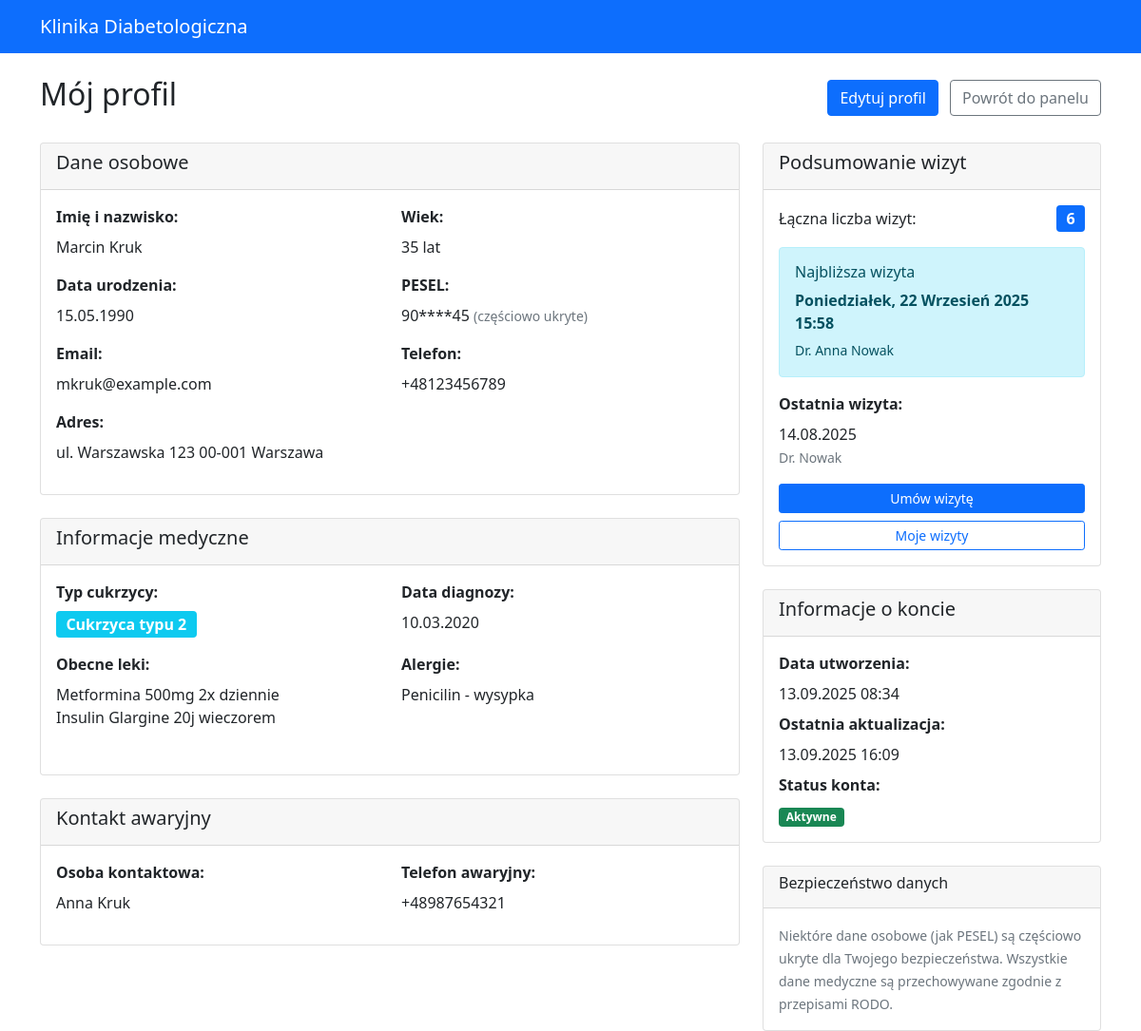
Page /patients/profile/ (signed in) on the committed database.
### authentication/models.py (models this page shows, shortened)
class User(AbstractUser):
    USER_TYPE_CHOICES = (
        ('patient', 'Pacjent'),
        ('doctor', 'Lekarz'),
    )
    user_type = models.CharField(
        max_length=10,
        choices=USER_TYPE_CHOICES,
        default='patient'
    )
    phone_number = models.CharField(max_length=15, blank=True)
    def is_patient(self):
        return self.user_type == 'patient'

### patients/models.py (models this page shows, shortened)
class Patient(models.Model):
    user = models.OneToOneField(settings.AUTH_USER_MODEL, on_delete=models.CASCADE, related_name='patient_profile')
    date_of_birth = models.DateField()
    pesel = models.CharField(max_length=11, unique=True)
    address = models.TextField()
    emergency_contact_name = models.CharField(max_length=100)
    emergency_contact_phone = models.CharField(max_length=15)
    diabetes_type = models.CharField(
        max_length=15,
        choices=[
            ('type1', 'Cukrzyca typu 1'),
            ('type2', 'Cukrzyca typu 2'),
            ('gestational', 'Cukrzyca ciążowa'),
        ]
    )
    diagnosis_date = models.DateField()
    current_medications = models.TextField(blank=True)
    allergies = models.TextField(blank=True)
    last_cancellation_time = models.DateTimeField(null=True, blank=True, help_text="Czas ostatniego anulowania wizyty")
    created_at = models.DateTimeField(auto_now_add=True)
    updated_at = models.DateTimeField(auto_now=True)
    def get_age(self):
        today = timezone.now().date()
        return today.year - self.date_of_birth.year - ((today.month, today.day) < (self.date_of_birth.month, self.date_of_birth.day))
    def get_last_appointment(self):
        return self.appointments.filter(status='completed').order_by('-appointment_date').first()
    def get_next_appointment(self):
        return self.appointments.filter(
            status='scheduled',
            appointment_date__gte=timezone.now()
        ).order_by('appointment_date').first()
    def get_total_appointments(self):
        return self.appointments.count()
    def get_masked_pesel(self):
        if len(self.pesel) >= 11:
            return f"{self.pesel[:2]}****{self.pesel[-2:]}"
        return "***"
    class Meta:
        verbose_name = "Pacjent"
        verbose_name_plural = "Pacjenci"

### appointments/models.py (models this page shows, shortened)
class Appointment(models.Model):
    STATUS_CHOICES = [
        ('scheduled', 'Zaplanowana'),
        ('completed', 'Zakończona'),
        ('cancelled', 'Anulowana'),
        ('no_show', 'Niestawiennictwo'),
    ]
    patient = models.ForeignKey(Patient, on_delete=models.CASCADE, related_name='appointments')
    doctor = models.ForeignKey(Doctor, on_delete=models.CASCADE, related_name='appointments')
    appointment_date = models.DateTimeField()
    status = models.CharField(max_length=15, choices=STATUS_CHOICES, default='scheduled')
    reason = models.CharField(max_length=200, help_text="Powód wizyty")
    notes = models.TextField(blank=True, help_text="Notatki z wizyty")
    duration_minutes = models.PositiveIntegerField(default=30)
    created_at = models.DateTimeField(auto_now_add=True)
    updated_at = models.DateTimeField(auto_now=True)
    class Meta:
        ordering = ['-appointment_date']
        verbose_name = "Wizyta"
        verbose_name_plural = "Wizyty"

### doctors/models.py (models this page shows, shortened)
class Doctor(models.Model):
    user = models.OneToOneField(settings.AUTH_USER_MODEL, on_delete=models.CASCADE, related_name='doctor_profile')
    license_number = models.CharField(max_length=20, unique=True)
    specialization = models.CharField(
        max_length=50,
        choices=[
            ('endocrinologist', 'Endokrynolog'),
            ('diabetologist', 'Diabetolog'),
            ('internal_medicine', 'Internista'),
            ('family_medicine', 'Lekarz rodzinny'),
        ]
    )
    years_of_experience = models.PositiveIntegerField()
    office_address = models.TextField()
    consultation_fee = models.DecimalField(max_digits=6, decimal_places=2)
    working_hours_start = models.TimeField()
    working_hours_end = models.TimeField()
    working_days = models.CharField(
        max_length=20,
        choices=[
            ('mon-fri', 'Poniedziałek-Piątek'),
            ('mon-sat', 'Poniedziałek-Sobota'),
            ('tue-thu', 'Wtorek-Czwartek'),
        ],
        default='mon-fri'
    )
    education = models.TextField()
    certifications = models.TextField(blank=True)
    bio = models.TextField(blank=True)
    is_accepting_patients = models.BooleanField(default=True)
    created_at = models.DateTimeField(auto_now_add=True)
    updated_at = models.DateTimeField(auto_now=True)
    class Meta:
        verbose_name = "Lekarz"
        verbose_name_plural = "Lekarze"

### patients/views.py (the view)
# urls.py: path('profile/', views.profile, name='profile'),
@login_required
def profile(request):
    if not request.user.is_patient():
        return redirect('authentication:login')
    patient = request.user.patient_profile
    last_appointment = patient.get_last_appointment()
    next_appointment = patient.get_next_appointment()
    total_appointments = patient.get_total_appointments()
    context = {
        'patient': patient,
        'last_appointment': last_appointment,
        'next_appointment': next_appointment,
        'total_appointments': total_appointments,
        'age': patient.get_age(),
    }
    return render(request, 'patients/profile.html', context)

### patients/templates/patients/profile.html (shortened to what this page needs)
{% extends 'authentication/base.html' %}
{% block content %}
<div class="row">
    <div class="col-md-12">
        <div class="d-flex justify-content-between align-items-center mb-4">
            <h2>Mój profil</h2>
            <div>
                <a href="{% url 'patients:edit_profile' %}" class="btn btn-primary me-2">
                     Edytuj profil
                </a>
                <a href="{% url 'patients:dashboard' %}" class="btn btn-outline-secondary">Powrót do panelu</a>
            </div>
        </div>
        <div class="row">
            <div class="col-lg-8">
                <div class="card mb-4">
                    <div class="card-header">
                        <h5> Dane osobowe</h5>
                    </div>
                    <div class="card-body">
                        <div class="row">
                            <div class="col-md-6 mb-3">
                                <label class="form-label fw-bold">Imię i nazwisko:</label>
                                <p class="mb-0">{{ user.first_name }} {{ user.last_name }}</p>
                            </div>
                            <div class="col-md-6 mb-3">
                                <label class="form-label fw-bold">Wiek:</label>
                                <p class="mb-0">{{ age }} lat</p>
                            </div>
                            <div class="col-md-6 mb-3">
                                <label class="form-label fw-bold">Data urodzenia:</label>
                                <p class="mb-0">{{ patient.date_of_birth|date:"d.m.Y" }}</p>
                            </div>
                            <div class="col-md-6 mb-3">
                                <label class="form-label fw-bold">PESEL:</label>
                                <p class="mb-0">
                                    {{ patient.get_masked_pesel }}
                                    <small class="text-muted">(częściowo ukryte)</small>
                                </p>
                            </div>
                            <div class="col-md-6 mb-3">
                                <label class="form-label fw-bold">Email:</label>
                                <p class="mb-0">{{ user.email }}</p>
                            </div>
                            <div class="col-md-6 mb-3">
                                <label class="form-label fw-bold">Telefon:</label>
                                <p class="mb-0">{{ user.phone_number|default:"Nie podano" }}</p>
                            </div>
                        </div>
                        <div class="row">
                            <div class="col-12 mb-3">
                                <label class="form-label fw-bold">Adres:</label>
                                <p class="mb-0">{{ patient.address }}</p>
                            </div>
                        </div>
                    </div>
                </div>
                <div class="card mb-4">
                    <div class="card-header">
                        <h5> Informacje medyczne</h5>
                    </div>
                    <div class="card-body">
                        <div class="row">
                            <div class="col-md-6 mb-3">
                                <label class="form-label fw-bold">Typ cukrzycy:</label>
                                <p class="mb-0">
                                    <span class="badge bg-info fs-6">
                                        {{ patient.get_diabetes_type_display }}
                                    </span>
                                </p>
                            </div>
                            <div class="col-md-6 mb-3">
                                <label class="form-label fw-bold">Data diagnozy:</label>
                                <p class="mb-0">{{ patient.diagnosis_date|date:"d.m.Y" }}</p>
                            </div>
                        </div>
                        <div class="row">
                            <div class="col-md-6 mb-3">
                                <label class="form-label fw-bold">Obecne leki:</label>
                                <p class="mb-0">
                                    {% if patient.current_medications %}
                                        {{ patient.current_medications|linebreaks }}
                                    {% else %}
                                        <em class="text-muted">Brak informacji</em>
                                    {% endif %}
                                </p>
                            </div>
                            <div class="col-md-6 mb-3">
                                <label class="form-label fw-bold">Alergie:</label>
                                <p class="mb-0">
                                    {% if patient.allergies %}
                                        {{ patient.allergies|linebreaks }}
                                    {% else %}
                                        <em class="text-muted">Brak znanych alergii</em>
                                    {% endif %}
                                </p>
                            </div>
                        </div>
                    </div>
                </div>
                <div class="card mb-4">
                    <div class="card-header">
                        <h5> Kontakt awaryjny</h5>
                    </div>
                    <div class="card-body">
                        <div class="row">
                            <div class="col-md-6 mb-3">
                                <label class="form-label fw-bold">Osoba kontaktowa:</label>
                                <p class="mb-0">{{ patient.emergency_contact_name }}</p>
                            </div>
                            <div class="col-md-6 mb-3">
                                <label class="form-label fw-bold">Telefon awaryjny:</label>
                                <p class="mb-0">{{ patient.emergency_contact_phone }}</p>
                            </div>
                        </div>
                    </div>
                </div>
            </div>
            <div class="col-lg-4">
                <div class="card mb-4">
                    <div class="card-header">
                        <h5> Podsumowanie wizyt</h5>
                    </div>
                    <div class="card-body">
                        <div class="d-flex justify-content-between align-items-center mb-3">
                            <span>Łączna liczba wizyt:</span>
                            <span class="badge bg-primary fs-6">{{ total_appointments }}</span>
                        </div>
                        {% if next_appointment %}
                            <div class="alert alert-info">
                                <h6> Najbliższa wizyta</h6>
                                <p class="mb-1">
                                    <strong>{{ next_appointment.appointment_date|date:"l, j F Y" }}</strong><br>
                                    <strong>{{ next_appointment.appointment_date|time:"H:i" }}</strong>
                                </p>
                                <p class="mb-0">
                                    <small>Dr. {{ next_appointment.doctor.user.first_name }} {{ next_appointment.doctor.user.last_name }}</small>
                                </p>
                            </div>
                        {% endif %}
                        {% if last_appointment %}
                            <div class="mb-3">
                                <label class="form-label fw-bold">Ostatnia wizyta:</label>
                                <p class="mb-0">
                                    {{ last_appointment.appointment_date|date:"d.m.Y" }}<br>
                                    <small class="text-muted">Dr. {{ last_appointment.doctor.user.last_name }}</small>
                                </p>
                            </div>
                        {% endif %}
                        <div class="d-grid gap-2">
                            <a href="{% url 'appointments:book_appointment' %}" class="btn btn-primary btn-sm">
                                 Umów wizytę
                            </a>
                            <a href="{% url 'appointments:upcoming' %}" class="btn btn-outline-primary btn-sm">
                                 Moje wizyty
                            </a>
                        </div>
                    </div>
                </div>
                <div class="card mb-4">
                    <div class="card-header">
                        <h5> Informacje o koncie</h5>
                    </div>
                    <div class="card-body">
                        <div class="mb-2">
                            <label class="form-label fw-bold">Data utworzenia:</label>
                            <p class="mb-0">{{ patient.created_at|date:"d.m.Y H:i" }}</p>
                        </div>
                        <div class="mb-2">
                            <label class="form-label fw-bold">Ostatnia aktualizacja:</label>
                            <p class="mb-0">{{ patient.updated_at|date:"d.m.Y H:i" }}</p>
                        </div>
                        <div class="mb-0">
                            <label class="form-label fw-bold">Status konta:</label>
                            <p class="mb-0">
                                <span class="badge bg-success">Aktywne</span>
                            </p>
                        </div>
                    </div>
                </div>
                <div class="card">
                    <div class="card-header">
                        <h6> Bezpieczeństwo danych</h6>
                    </div>
                    <div class="card-body">
                        <small class="text-muted">
                            Niektóre dane osobowe (jak PESEL) są częściowo ukryte dla Twojego bezpieczeństwa.
                            Wszystkie dane medyczne są przechowywane zgodnie z przepisami RODO.
                        </small>
                    </div>
                </div>
            </div>
        </div>
    </div>
</div>
{% endblock %}

### rows in the picture
User: first_name "Marcin", last_name "Kruk", email "mkruk@example.com", phone_number "+48123456789"
Patient: date_of_birth "15.05.1990", get_masked_pesel "90****45", address "ul. Warszawska 123 00-001 Warszawa", diabetes_type "Cukrzyca typu 2", diagnosis_date "10.03.2020", current_medications "Metformina 500mg 2x dziennie Insulin Glargine 20j wieczorem", allergies "Penicilin - wysypka", emergency_contact_name "Anna Kruk", emergency_contact_phone "+48987654321", created_at "13.09.2025 08:34", updated_at "13.09.2025 16:09"
Appointment: appointment_date "Poniedziałek, 22 Wrzesień 2025", appointment_date "15:58", doctor.user.first_name "Anna", doctor.user.last_name "Nowak"
Appointment: appointment_date "14.08.2025", doctor.user.last_name "Nowak"

### other values in the picture
{{ age }} "35"
{{ total_appointments }} "6"
